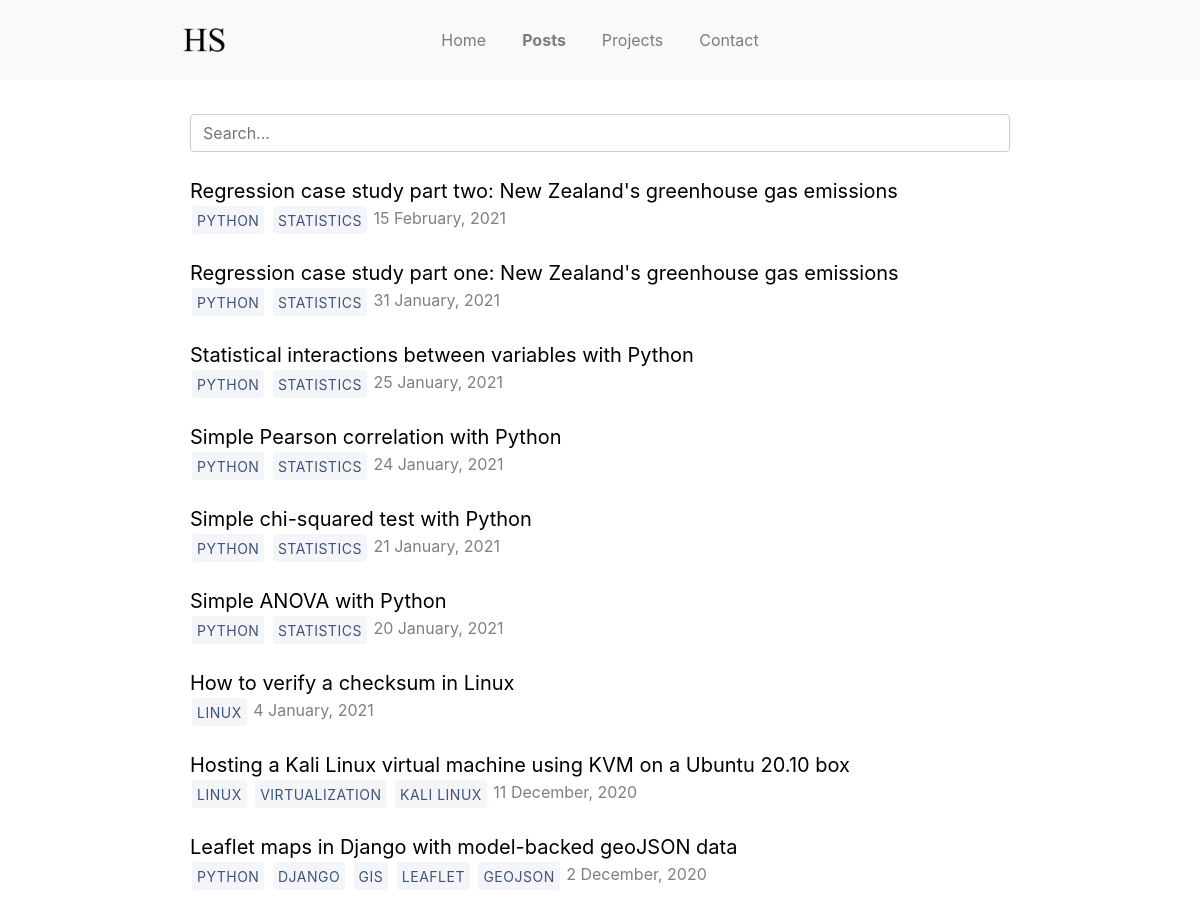
The page /posts/ (upper part) on the database as committed earlier.
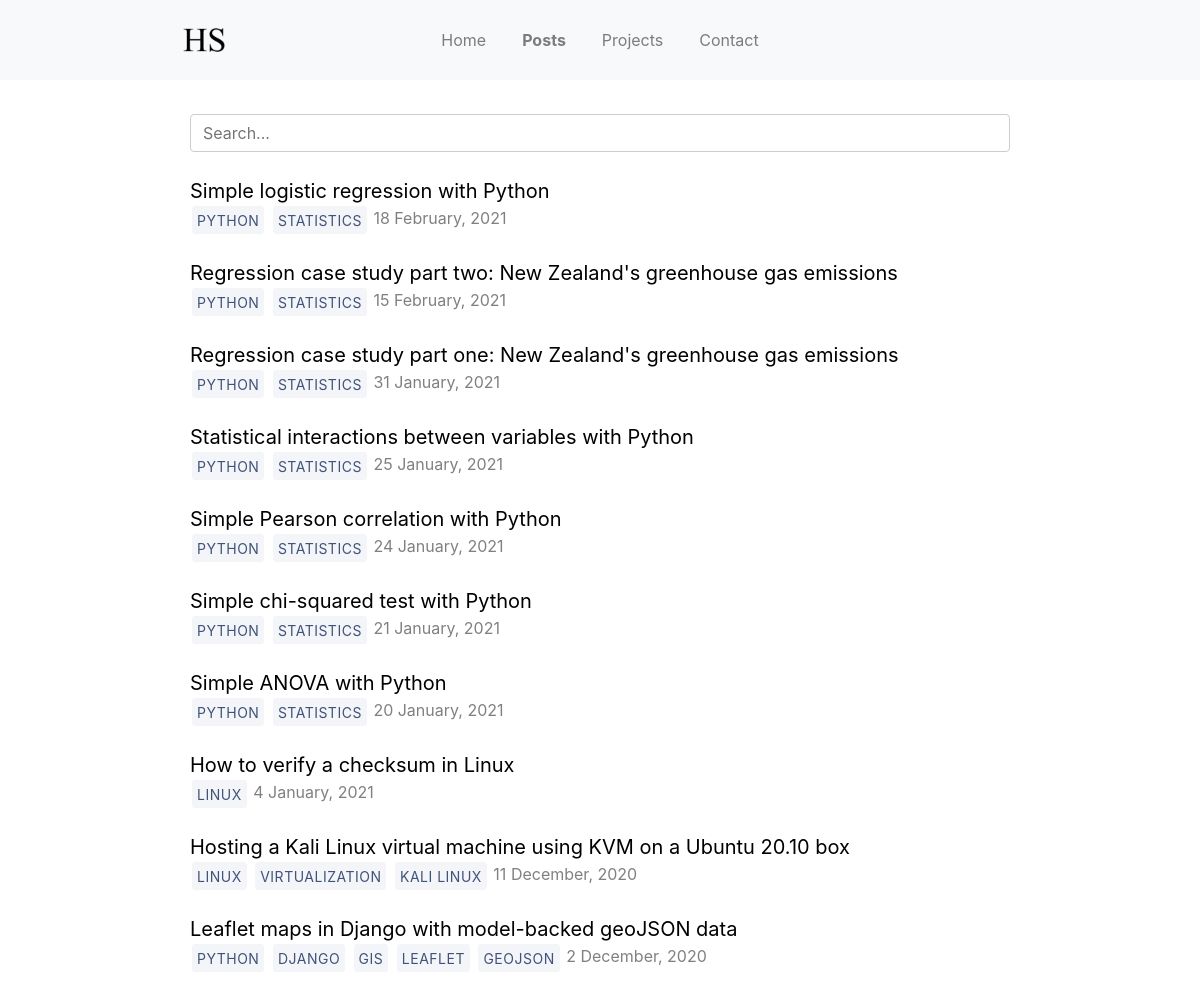
The same page on the database as committed later.
### blog/models.py (models this page shows, shortened)
class BlogPost(models.Model):
    title = models.CharField(max_length=100)
    is_published = models.BooleanField(default=True)
    published_date = models.DateField()
    modified_date = models.DateField(null=True, blank=True)
    slug = models.SlugField(unique=True)
    tags = models.ManyToManyField('Tag', related_name='blog_posts')
    snippet = models.CharField('snippet', max_length=250)
    content = models.TextField()
    def get_absolute_url(self):
        return reverse('detail', kwargs = {'slug': self.slug})

class Tag(models.Model):
    name = models.CharField(max_length=20)

### blog/views.py (the view)
def posts(request):
    query = request.GET.get('q')
    if query is not None:
        blog_posts = BlogPost.objects.filter(title__icontains=query).filter(is_published=True)
    else:
        blog_posts = BlogPost.objects.filter(is_published=True).order_by('-published_date')
    context = {
        "blog_posts": blog_posts,
    }
    return render(request, 'posts.html', context)

### blog/templates/posts.html (shortened to what this page needs)
{% extends "base.html" %}
{% load static %}
{% block content %}
<form method="GET" action="" id="searchform">
    <input class="searchfield" id="searchbox" name="q" type="text" value="{{ request.GET.get.q }}" placeholder="Search..."/>
</form>
<br />
<ul style='list-style: none; padding-left: 0px;'>
    {% for post in blog_posts %}
        <li>
            <a style='font-size:20px;' id='post-href' href="{{post.get_absolute_url}}"> {{ post.title|safe }} </a>
            <div>
                <p style="display:inline;">
                    {% for tag in post.tags.all %}
                        <a class="btn" href="{% url 'tag' tag.name %}">
                            {{ tag.name }}
                        </a>
                    {% endfor %}
                </p>
                <p style="color:gray; display:inline;">
                    {{ post.published_date|date:"j F, Y" }}
                </p>
            </div>
        </li>
        <br />
    {% endfor %}
</ul>
{% endblock %}

Rows that differ between the two databases and show on the page:
added BlogPost: title "Simple logistic regression with Python", published_date "18 February, 2021", Tag (name "PYTHON"), Tag (name "STATISTICS")
